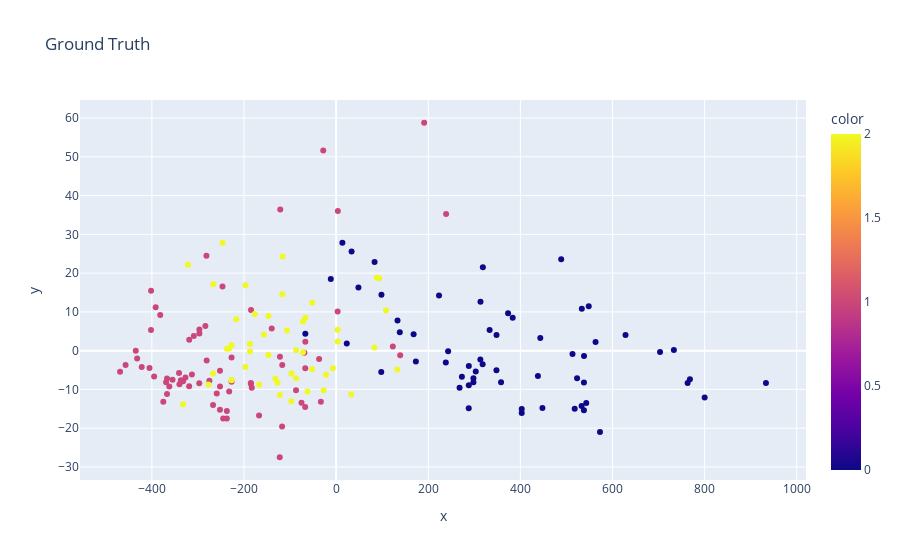
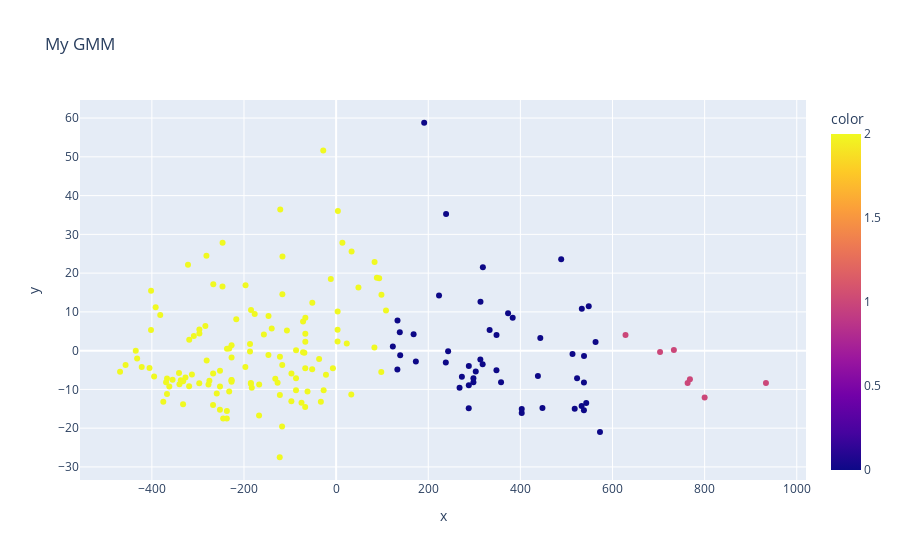
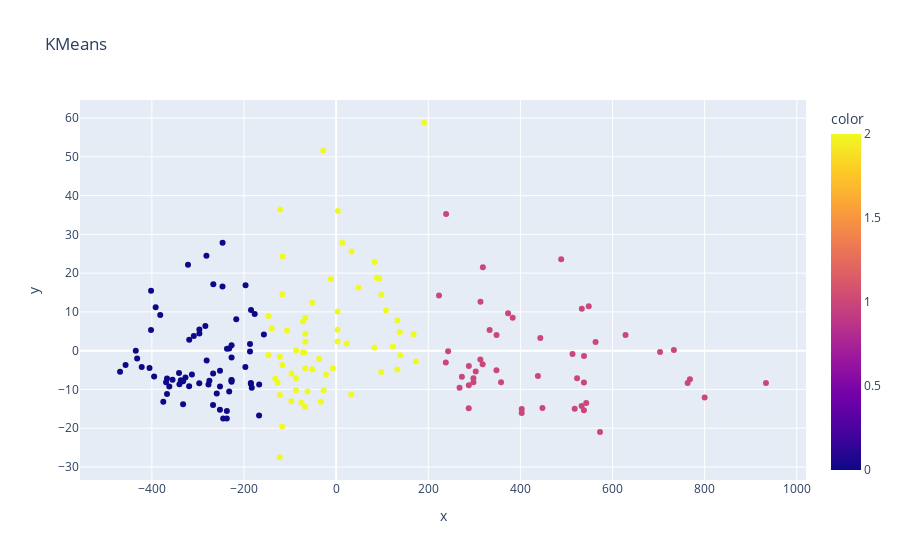

The notebook cell these images were saved under, in order:
### Markdown cell above
## PERFORMING PCA TO APPLY CLUSTERING

### Code cell
pca = PCA(n_components=2)
X_pca = pca.fit_transform(X_wine)
y_wine = data.target

my_gmm = GMM(max_iter = 50)
kmeans_model = KMeans(n_clusters=3, random_state=42 , n_init=10)

my_gmm.fit(X_pca , 3)
kmeans_model.fit(X_pca)

my_gmm_labels = my_gmm.predict(X_pca)
kmeans_labels = kmeans_model.predict(X_pca)


fig = px.scatter(x=X_pca[:,0], y=X_pca[:,1], color=y_wine , title = 'Ground Truth')
fig.show()

fig = px.scatter(x=X_pca[:,0], y=X_pca[:,1], color=my_gmm_labels , title = 'My GMM')
fig.show()

fig = px.scatter(x=X_pca[:,0], y=X_pca[:,1], color=kmeans_labels , title = 'KMeans')
fig.show()

### Figure 1 — Plotly figure (JSON) as saved in the notebook; plotly's stock layout.template omitted (floating-point values rounded to 4 significant figures; data arrays with more than 128 entries replaced by an {"elided": "..."} marker saying what was removed)
{"data": [{"hovertemplate": "x=%{x}<br>y=%{y}<br>color=%{marker.color}<extra></extra>", "legendgroup": "", "marker": {"color": {"elided": "178 int values"}, "coloraxis": "coloraxis", "symbol": "circle"}, "mode": "markers", "name": "", "orientation": "v", "showlegend": false, "type": "scatter", "x": {"elided": "178 float values"}, "xaxis": "x", "y": {"elided": "178 float values"}, "yaxis": "y"}], "layout": {"coloraxis": {"colorbar": {"title": {"text": "color"}}, "colorscale": [[0, "#0d0887"], [0.1111, "#46039f"], [0.2222, "#7201a8"], [0.3333, "#9c179e"], [0.4444, "#bd3786"], [0.5556, "#d8576b"], [0.6667, "#ed7953"], [0.7778, "#fb9f3a"], [0.8889, "#fdca26"], [1, "#f0f921"]]}, "legend": {"tracegroupgap": 0}, "title": {"text": "Ground Truth"}, "xaxis": {"anchor": "y", "domain": [0, 1], "title": {"text": "x"}}, "yaxis": {"anchor": "x", "domain": [0, 1], "title": {"text": "y"}}}}

### Figure 2 — Plotly figure (JSON) as saved in the notebook; plotly's stock layout.template omitted (floating-point values rounded to 4 significant figures; data arrays with more than 128 entries replaced by an {"elided": "..."} marker saying what was removed)
{"data": [{"hovertemplate": "x=%{x}<br>y=%{y}<br>color=%{marker.color}<extra></extra>", "legendgroup": "", "marker": {"color": {"elided": "178 int values"}, "coloraxis": "coloraxis", "symbol": "circle"}, "mode": "markers", "name": "", "orientation": "v", "showlegend": false, "type": "scatter", "x": {"elided": "178 float values"}, "xaxis": "x", "y": {"elided": "178 float values"}, "yaxis": "y"}], "layout": {"coloraxis": {"colorbar": {"title": {"text": "color"}}, "colorscale": [[0, "#0d0887"], [0.1111, "#46039f"], [0.2222, "#7201a8"], [0.3333, "#9c179e"], [0.4444, "#bd3786"], [0.5556, "#d8576b"], [0.6667, "#ed7953"], [0.7778, "#fb9f3a"], [0.8889, "#fdca26"], [1, "#f0f921"]]}, "legend": {"tracegroupgap": 0}, "title": {"text": "My GMM"}, "xaxis": {"anchor": "y", "domain": [0, 1], "title": {"text": "x"}}, "yaxis": {"anchor": "x", "domain": [0, 1], "title": {"text": "y"}}}}

### Figure 3 — Plotly figure (JSON) as saved in the notebook; plotly's stock layout.template omitted (floating-point values rounded to 4 significant figures; data arrays with more than 128 entries replaced by an {"elided": "..."} marker saying what was removed)
{"data": [{"hovertemplate": "x=%{x}<br>y=%{y}<br>color=%{marker.color}<extra></extra>", "legendgroup": "", "marker": {"color": {"elided": "178 int values"}, "coloraxis": "coloraxis", "symbol": "circle"}, "mode": "markers", "name": "", "orientation": "v", "showlegend": false, "type": "scatter", "x": {"elided": "178 float values"}, "xaxis": "x", "y": {"elided": "178 float values"}, "yaxis": "y"}], "layout": {"coloraxis": {"colorbar": {"title": {"text": "color"}}, "colorscale": [[0, "#0d0887"], [0.1111, "#46039f"], [0.2222, "#7201a8"], [0.3333, "#9c179e"], [0.4444, "#bd3786"], [0.5556, "#d8576b"], [0.6667, "#ed7953"], [0.7778, "#fb9f3a"], [0.8889, "#fdca26"], [1, "#f0f921"]]}, "legend": {"tracegroupgap": 0}, "title": {"text": "KMeans"}, "xaxis": {"anchor": "y", "domain": [0, 1], "title": {"text": "x"}}, "yaxis": {"anchor": "x", "domain": [0, 1], "title": {"text": "y"}}}}
